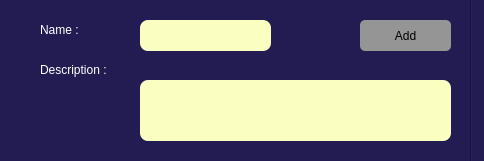
<?xml version="1.0" encoding="UTF-8"?>
<ui version="4.0">
 <class>AddOrganizationClass</class>
 <widget class="QDialog" name="AddOrganizationClass">
  <property name="geometry">
   <rect>
    <x>0</x>
    <y>0</y>
    <width>484</width>
    <height>161</height>
   </rect>
  </property>
  <property name="windowTitle">
   <string>Dialog</string>
  </property>
  <property name="styleSheet">
   <string notr="true">background-color: rgb(35, 28, 83);</string>
  </property>
  <widget class="QPushButton" name="addButton">
   <property name="geometry">
    <rect>
     <x>360</x>
     <y>20</y>
     <width>91</width>
     <height>31</height>
    </rect>
   </property>
   <property name="styleSheet">
    <string notr="true">background-color: rgb(149, 149, 149);
border-radius:5px;</string>
   </property>
   <property name="text">
    <string>Add</string>
   </property>
  </widget>
  <widget class="QLineEdit" name="nameLineEdit">
   <property name="geometry">
    <rect>
     <x>140</x>
     <y>20</y>
     <width>131</width>
     <height>31</height>
    </rect>
   </property>
   <property name="styleSheet">
    <string notr="true">background-color: rgb(250, 255, 193);
border-radius:8px;</string>
   </property>
  </widget>
  <widget class="QTextEdit" name="descriptionLineEdit">
   <property name="geometry">
    <rect>
     <x>140</x>
     <y>80</y>
     <width>311</width>
     <height>61</height>
    </rect>
   </property>
   <property name="styleSheet">
    <string notr="true">background-color: rgb(250, 255, 193);
border-radius:8px;</string>
   </property>
  </widget>
  <widget class="QLabel" name="Name">
   <property name="geometry">
    <rect>
     <x>40</x>
     <y>20</y>
     <width>63</width>
     <height>20</height>
    </rect>
   </property>
   <property name="styleSheet">
    <string notr="true">color: rgb(255, 255, 255);</string>
   </property>
   <property name="text">
    <string>Name :</string>
   </property>
  </widget>
  <widget class="QLabel" name="label_2">
   <property name="geometry">
    <rect>
     <x>40</x>
     <y>60</y>
     <width>91</width>
     <height>20</height>
    </rect>
   </property>
   <property name="styleSheet">
    <string notr="true">color: rgb(255, 255, 255);</string>
   </property>
   <property name="text">
    <string>Description :</string>
   </property>
  </widget>
  <widget class="Line" name="line">
   <property name="geometry">
    <rect>
     <x>461</x>
     <y>-10</y>
     <width>20</width>
     <height>191</height>
    </rect>
   </property>
   <property name="font">
    <font>
     <pointsize>12</pointsize>
    </font>
   </property>
   <property name="styleSheet">
    <string notr="true">color: rgb(250, 255, 193);
color: rgb(255, 255, 255);</string>
   </property>
   <property name="orientation">
    <enum>Qt::Vertical</enum>
   </property>
  </widget>
 </widget>
 <resources/>
 <connections/>
</ui>
